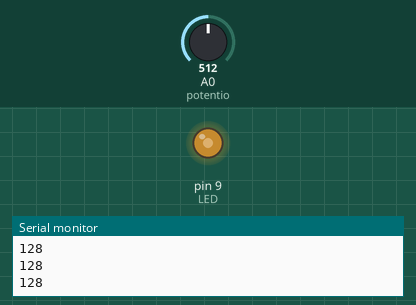
This sketch was run on a simulated Arduino Uno, built with avr-gcc and run on an emulated ATmega328P. Shown: output pins drawn as LEDs (lit = HIGH), the last lines printed to the serial monitor. Inputs (shaded band) come from the test bench; at power-on: A0 (potentio) = 512.

Above: at 1.2 s.
1.3 s: A0 (potentio) set to 716
At 1.8 s:
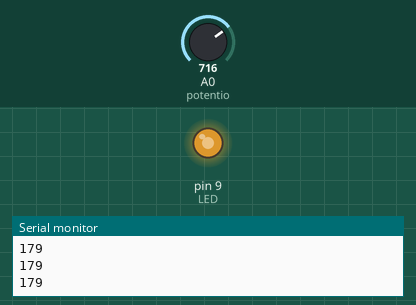
2.8 s: A0 (potentio) set to 900
At 3.3 s:
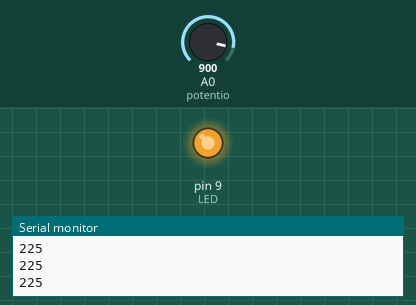
4.3 s: A0 (potentio) set to 122
At 4.8 s:
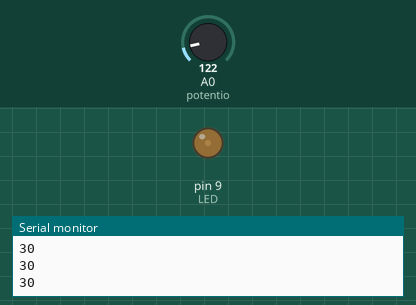
5.8 s: A0 (potentio) set to 0
At 6.2 s:
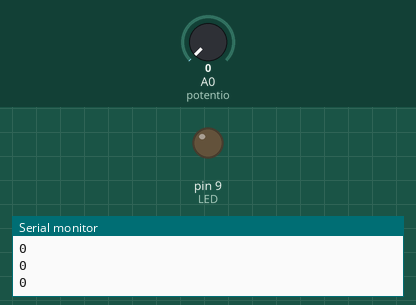
Timing chart, 0 to 8.3 s (numbered marks = the images above; inputs shaded):
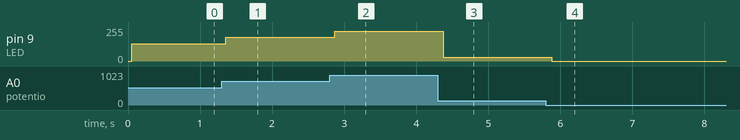

The sketch:

EXO_1_5.ino
```cpp
#define LED 9//on défini la variable LED au pin 9
int potentio = A0;// variable en entier associée au port analogique 0
int potentio_lu = 0;//variable en entier prend la valeur 0
void setup() {//boucle réalisée 1 fois

  pinMode(potentio, INPUT);//initialisation du port A0 comme une entrée
  Serial.begin(9600);//commencer le moniteur
  pinMode(LED,OUTPUT);//initialisation du port 9 comme une sortie
}

void loop() {//boucle répétable
  potentio_lu = analogRead(potentio);// mettre la valeur lue du potentio dans la variable potentio_lu
  potentio_lu = potentio_lu/4 ;//remplacer la valeur potentio_lu par la valeur de potentio_lu divisée par 4
  Serial.println(potentio_lu);//afficher sur le moniteur la valeur de potentio_lu ,toujours sur la ligne en desous
  delay(50);//attendre 50 ms
  analogWrite(LED,potentio_lu);//mettre la led à l'état de la valeur de potentio_lu
}
```

Measured:
- after the input at 1.3 s, pin 9 (LED): 128/255 → 179/255 after 0.06 s
- after the input at 2.8 s, pin 9 (LED): 179/255 → 225/255 after 0.07 s
- after the input at 4.3 s, pin 9 (LED): 225/255 → 30/255 after 0.08 s
- after the input at 5.8 s, pin 9 (LED): 30/255 → 0/255 after 0.08 s
